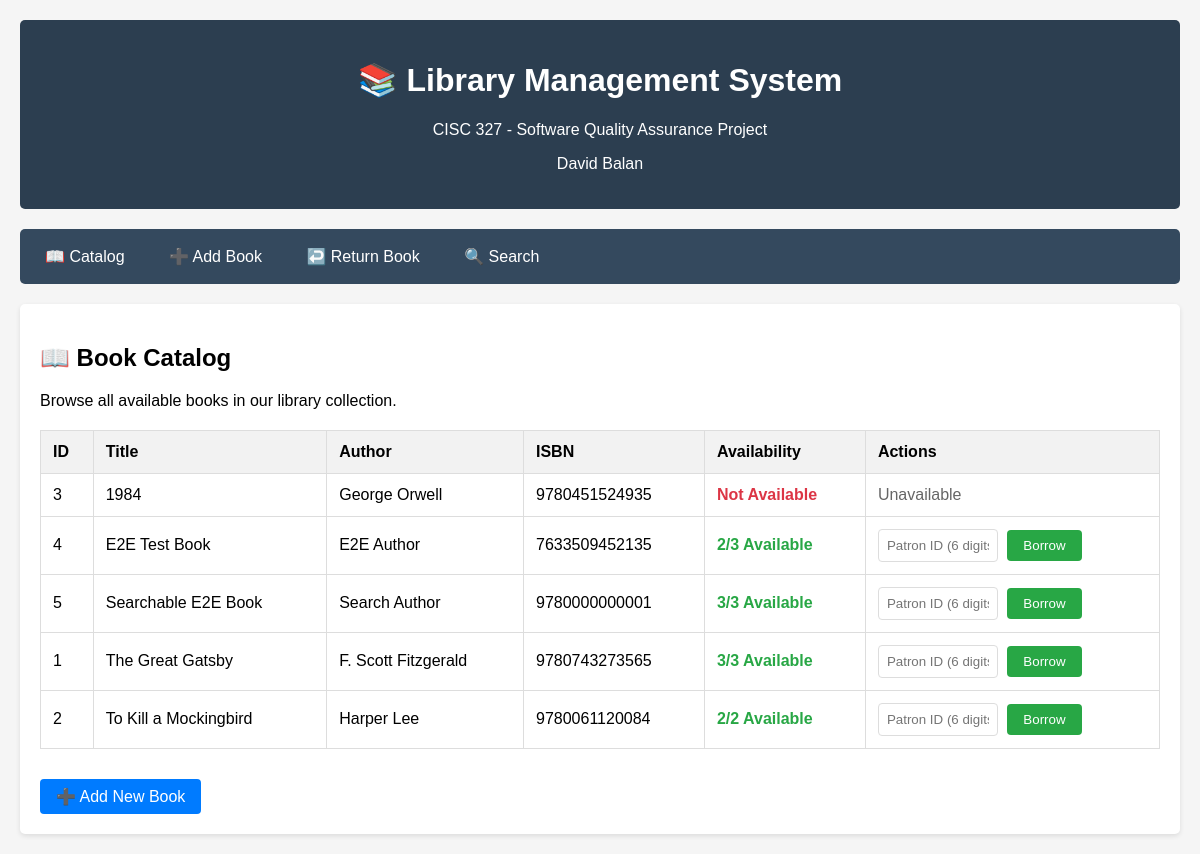
/catalog, run on the app's committed database.
### tables this page shows
CREATE TABLE books (
            id INTEGER PRIMARY KEY AUTOINCREMENT,
            title TEXT NOT NULL,
            author TEXT NOT NULL,
            isbn TEXT UNIQUE NOT NULL,
            total_copies INTEGER NOT NULL,
            available_copies INTEGER NOT NULL
        );

### routes/catalog_routes.py (the view)
@catalog_bp.route('/catalog')
def catalog():
    books = get_all_books()
    return render_template('catalog.html', books=books)

### database.py (called while the page is built)
def get_db_connection():
    conn = sqlite3.connect(DATABASE)
    conn.row_factory = sqlite3.Row  # This enables column access by name
    return conn

def get_all_books() -> List[Dict]:
    conn = get_db_connection()
    books = conn.execute('SELECT * FROM books ORDER BY title').fetchall()
    conn.close()
    return [dict(book) for book in books]

### templates/catalog.html (shortened to what this page needs)
{% extends "base.html" %}
{% block content %}
<h2>📖 Book Catalog</h2>
<p>Browse all available books in our library collection.</p>
{% if books %}
<table>
    <thead>
        <tr>
            <th>ID</th>
            <th>Title</th>
            <th>Author</th>
            <th>ISBN</th>
            <th>Availability</th>
            <th>Actions</th>
        </tr>
    </thead>
    <tbody>
        {% for book in books %}
        <tr>
            <td>{{ book.id }}</td>
            <td>{{ book.title }}</td>
            <td>{{ book.author }}</td>
            <td>{{ book.isbn }}</td>
            <td>
                {% if book.available_copies > 0 %}
                    <span class="status-available">{{ book.available_copies }}/{{ book.total_copies }} Available</span>
                {% else %}
                    <span class="status-unavailable">Not Available</span>
                {% endif %}
            </td>
            <td>
                {% if book.available_copies > 0 %}
                    <form method="POST" action="{{ url_for('borrowing.borrow_book') }}" style="display: inline;">
                        <input type="text" name="patron_id" placeholder="Patron ID (6 digits)"
                               pattern="[0-9]{6}" maxlength="6" required style="width: 120px; margin-right: 5px;">
                        <button type="submit" class="btn btn-success">Borrow</button>
                    </form>
                {% else %}
                    <span style="color: #666;">Unavailable</span>
                {% endif %}
            </td>
        </tr>
        {% endfor %}
    </tbody>
</table>
{% else %}
<div style="text-align: center; padding: 40px; color: #666;">
    <h3>No books in catalog</h3>
    <p>The library catalog is empty. <a href="{{ url_for('catalog.add_book') }}">Add the first book</a> to get started.</p>
</div>
{% endif %}
<div style="margin-top: 30px;">
    <a href="{{ url_for('catalog.add_book') }}" class="btn">➕ Add New Book</a>
</div>
{% endblock %}

### templates/base.html (shortened to what this page needs)
<!DOCTYPE html>
<html lang="en">
<head>
</head>
<body>
    <div class="header">
        <h1>📚 Library Management System</h1>
        <p>CISC 327 - Software Quality Assurance Project</p>
        <p>David Balan</p>
    </div>
    <div class="nav">
        <a href="{{ url_for('catalog.catalog') }}">📖 Catalog</a>
        <a href="{{ url_for('catalog.add_book') }}">➕ Add Book</a>
        <a href="{{ url_for('borrowing.return_book') }}">↩️ Return Book</a>
        <a href="{{ url_for('search.search_books') }}">🔍 Search</a>
    </div>
    <div class="content">
        {% block content %}{% endblock %}
    </div>
</body>
</html>

### templates/base.html (style rules this page uses)
body { font-family: Arial, sans-serif; max-width: 1200px; margin: 0 auto; padding: 20px; background-color: #f5f5f5; }
.header { background-color: #2c3e50; color: white; padding: 20px; text-align: center; margin-bottom: 20px; border-radius: 5px; }
.nav { background-color: #34495e; padding: 10px; margin-bottom: 20px; border-radius: 5px; }
.nav a { color: white; text-decoration: none; padding: 8px 15px; margin-right: 10px; border-radius: 3px; display: inline-block; }
.content { background-color: white; padding: 20px; border-radius: 5px; box-shadow: 0 2px 5px rgba(0,0,0,0.1); }
table { width: 100%; border-collapse: collapse; margin-top: 20px; }
th, td { border: 1px solid #ddd; padding: 12px; text-align: left; }
th { background-color: #f2f2f2; font-weight: bold; }
.btn { background-color: #007bff; color: white; padding: 8px 16px; border: none; border-radius: 4px; cursor: pointer; text-decoration: none; display: inline-block; }
.btn-success { background-color: #28a745; }
input[type="text"], input[type="number"], select { width: 100%; padding: 8px; border: 1px solid #ddd; border-radius: 4px; box-sizing: border-box; }
.status-available { color: #28a745; font-weight: bold; }
.status-unavailable { color: #dc3545; font-weight: bold; }

### data on the page
books: id "3", title "1984", author "George Orwell", isbn "9780451524935", available_copies "Not Available"
books: id "4", title "E2E Test Book", author "E2E Author", isbn "7633509452135", available_copies "2", total_copies "3"
books: id "5", title "Searchable E2E Book", author "Search Author", isbn "9780000000001", available_copies "3", total_copies "3"
books: id "1", title "The Great Gatsby", author "F. Scott Fitzgerald", isbn "9780743273565", available_copies "3", total_copies "3"
books: id "2", title "To Kill a Mockingbird", author "Harper Lee", isbn "9780061120084", available_copies "2", total_copies "2"
